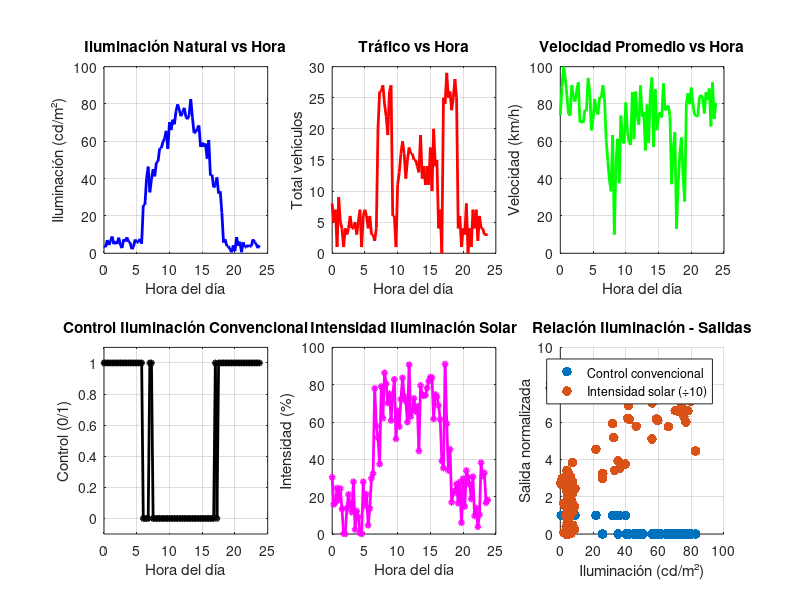

Source code (MATLAB):
%% GENERADOR DE DATASET - 24 HORAS DE TRÁFICO
% Genera datos simulados de 24 horas cada 15 minutos
% Variables: hora, iluminación natural, cantidad vehículos, velocidad
% Salidas: control convencional (0-1), intensidad solar (0-100%)

clear all; close all; clc;

%% PARÁMETROS
horas_totales = 24;
minutos_intervalo = 15;
num_muestras = (horas_totales * 60) / minutos_intervalo; % 96 muestras
num_carriles = 3;
max_vehiculos_carril = 10;
max_velocidad = 100; % km/h

%% INICIALIZAR DATASET
datos = [];
hora_del_dia = [];
iluminacion_natural = [];
total_vehiculos = [];
velocidad_promedio = [];
control_convencional = [];
intensidad_solar = [];

%% GENERAR DATOS PARA CADA INTERVALO
for i = 1:num_muestras
    % Calcular hora actual
    minutos_acumulados = (i-1) * minutos_intervalo;
    hora = mod(minutos_acumulados / 60, 24);
    hora_del_dia = [hora_del_dia; hora];
    
    %% ILUMINACIÓN NATURAL (función senoidal basada en hora del día)
    % Máximo al mediodía (hora 12), mínimo en madrugada
    if hora >= 6 && hora <= 18
        % Período de luz (6:00 - 18:00)
        ilum = 50 * (sin(pi * (hora - 6) / 12) + 0.5) + randn() * 5;
    else
        % Período oscuro (18:00 - 6:00)
        ilum = 5 + randn() * 2;
    end
    ilum = max(0, ilum); % No negativo
    iluminacion_natural = [iluminacion_natural; ilum];
    
    %% TRÁFICO (vehículos y velocidad)
    % Mayor tráfico en horas pico
    if (hora >= 7 && hora <= 9) || (hora >= 17 && hora <= 19)
        % Horas pico: más vehículos, velocidad variable
        num_veh = randi([6, 10], 1, num_carriles);
        vel_prom = 40 + randn() * 15; % Congestión
    elseif (hora >= 10 && hora <= 16)
        % Horas normales
        num_veh = randi([3, 7], 1, num_carriles);
        vel_prom = 70 + randn() * 15;
    else
        % Madrugada y tardenoche: menos tráfico
        num_veh = randi([0, 3], 1, num_carriles);
        vel_prom = 80 + randn() * 10;
    end
    
    vel_prom = max(10, min(max_velocidad, vel_prom)); % Limitar velocidad
    total_vehiculos = [total_vehiculos; sum(num_veh)];
    velocidad_promedio = [velocidad_promedio; vel_prom];
    
    %% SALIDAS (Control de iluminación)
    % Control convencional: se enciende cuando hay oscuridad o congestión
    if ilum < 20
        % Oscuridad
        control_conv = 1;
    elseif ilum < 40 && total_vehiculos(end) > 5
        % Luz reducida pero hay tráfico
        control_conv = 1;
    else
        % Hay suficiente luz natural
        control_conv = 0;
    end
    control_convencional = [control_convencional; control_conv];
    
    % Intensidad solar: maximizar uso de energía solar cuando hay luz
    % Pero reducir si hay suficiente luz natural
    if ilum > 40
        % Mucha luz natural, usar energía solar
        intens_solar = 70 + randn() * 10;
    elseif ilum > 20
        % Luz moderada
        intens_solar = 40 + randn() * 15;
    else
        % Oscuridad, energía solar al máximo (si hay batería)
        intens_solar = 20 + randn() * 10;
    end
    
    intens_solar = max(0, min(100, intens_solar)); % Limitar 0-100%
    intensidad_solar = [intensidad_solar; intens_solar];
end

%% NORMALIZAR ENTRADAS (0-1) para mejor entrenamiento de la red
% Entrada 1: Hora (0-23)
entrada_hora = hora_del_dia / 24;

% Entrada 2: Iluminación natural (cd/m²)
entrada_ilum = iluminacion_natural / 100; % Escalar a rango comparable

% Entrada 3: Total de vehículos (0-30)
entrada_vehiculos = total_vehiculos / (num_carriles * max_vehiculos_carril);

% Entrada 4: Velocidad (0-100 km/h)
entrada_velocidad = velocidad_promedio / max_velocidad;

%% CREAR MATRIZ DE ENTRADA Y SALIDA
% Entrada: [hora, iluminación, vehículos, velocidad]
X = [entrada_hora, entrada_ilum, entrada_vehiculos, entrada_velocidad];

% Salida: [control_convencional, intensidad_solar]
Y = [control_convencional, intensidad_solar / 100]; % Normalizar solar a 0-1

%% MOSTRAR ESTADÍSTICAS
fprintf('\n=== ESTADÍSTICAS DEL DATASET ===\n');
fprintf('Total de muestras: %d\n', num_muestras);
fprintf('Período: 24 horas (cada %d minutos)\n', minutos_intervalo);
fprintf('Número de carriles: %d\n', num_carriles);
fprintf('\nRango de entradas:\n');
fprintf('  Hora: %.2f - %.2f (normalizado 0-1)\n', min(entrada_hora), max(entrada_hora));
fprintf('  Iluminación: %.2f - %.2f cd/m² (normalizado 0-1)\n', min(iluminacion_natural), max(iluminacion_natural));
fprintf('  Vehículos: %d - %d (normalizado 0-1)\n', min(total_vehiculos), max(total_vehiculos));
fprintf('  Velocidad: %.2f - %.2f km/h (normalizado 0-1)\n', min(velocidad_promedio), max(velocidad_promedio));
fprintf('\nRango de salidas:\n');
fprintf('  Control convencional: 0 (apagado) o 1 (encendido)\n');
fprintf('  Intensidad solar: 0 - 100%%\n');

%% VISUALIZAR DATOS
figure('Name', 'Dataset - Análisis de 24 horas', 'NumberTitle', 'off', 'Position', [100, 100, 1200, 800]);

% Gráfico 1: Iluminación natural vs hora
subplot(2, 3, 1);
plot(hora_del_dia, iluminacion_natural, 'b-', 'LineWidth', 2);
xlabel('Hora del día'); ylabel('Iluminación (cd/m²)');
title('Iluminación Natural vs Hora');
grid on;

% Gráfico 2: Tráfico vs hora
subplot(2, 3, 2);
plot(hora_del_dia, total_vehiculos, 'r-', 'LineWidth', 2);
xlabel('Hora del día'); ylabel('Total vehículos');
title('Tráfico vs Hora');
grid on;

% Gráfico 3: Velocidad vs hora
subplot(2, 3, 3);
plot(hora_del_dia, velocidad_promedio, 'g-', 'LineWidth', 2);
xlabel('Hora del día'); ylabel('Velocidad (km/h)');
title('Velocidad Promedio vs Hora');
grid on;

% Gráfico 4: Control convencional
subplot(2, 3, 4);
plot(hora_del_dia, control_convencional, 'ko-', 'LineWidth', 2, 'MarkerSize', 3);
xlabel('Hora del día'); ylabel('Control (0/1)');
title('Control Iluminación Convencional');
ylim([-0.1, 1.1]);
grid on;

% Gráfico 5: Intensidad solar
subplot(2, 3, 5);
plot(hora_del_dia, intensidad_solar, 'mo-', 'LineWidth', 2, 'MarkerSize', 3);
xlabel('Hora del día'); ylabel('Intensidad (%)');
title('Intensidad Iluminación Solar');
ylim([0, 100]);
grid on;

% Gráfico 6: Correlación entrada-salida
subplot(2, 3, 6);
scatter(iluminacion_natural, control_convencional, 50, 'filled', 'b');
hold on;
scatter(iluminacion_natural, intensidad_solar/10, 50, 'filled', 'r');
xlabel('Iluminación (cd/m²)');
ylabel('Salida normalizada');
title('Relación Iluminación - Salidas');
legend('Control convencional', 'Intensidad solar (÷10)');
grid on;

%% GUARDAR DATASET
save('dataset_24h.mat', 'X', 'Y', 'hora_del_dia', 'iluminacion_natural', ...
     'total_vehiculos', 'velocidad_promedio', 'control_convencional', ...
     'intensidad_solar', 'num_muestras');

fprintf('\n✓ Dataset guardado en: dataset_24h.mat\n');
fprintf('✓ Dimensiones:\n');
fprintf('  X (entradas): %d x 4 (muestras x características)\n', size(X, 1));
fprintf('  Y (salidas): %d x 2 (muestras x salidas)\n', size(Y, 1));
fprintf('================================\n\n');
